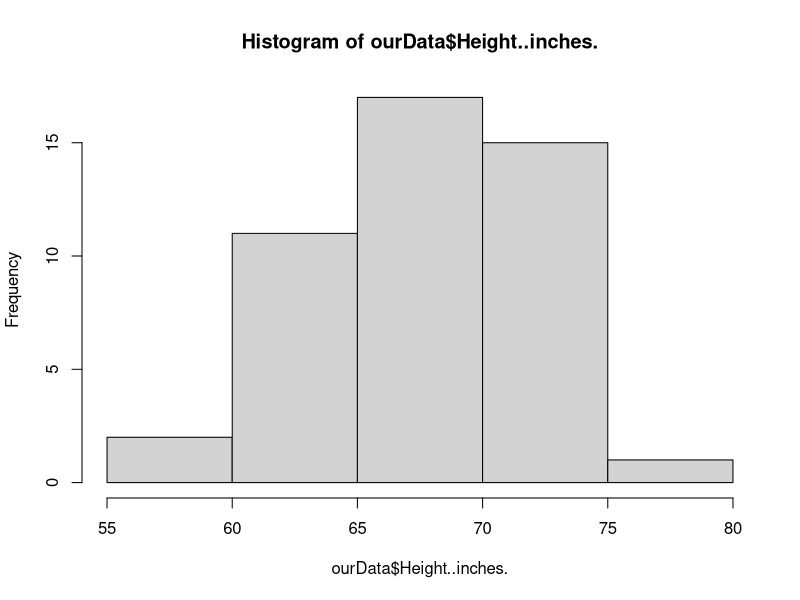
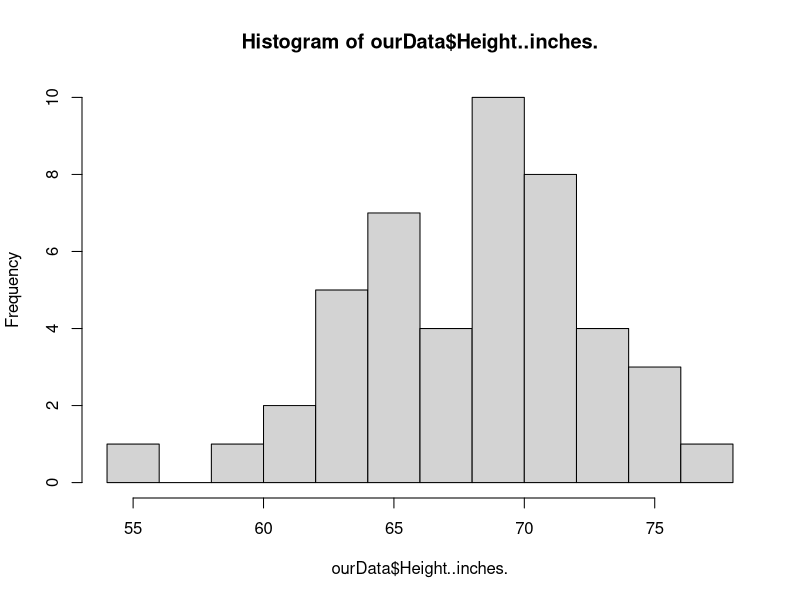
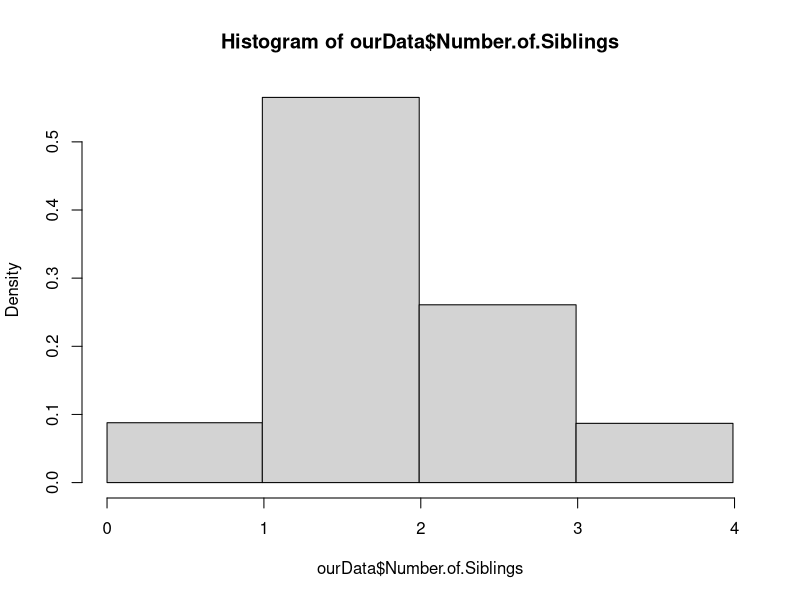
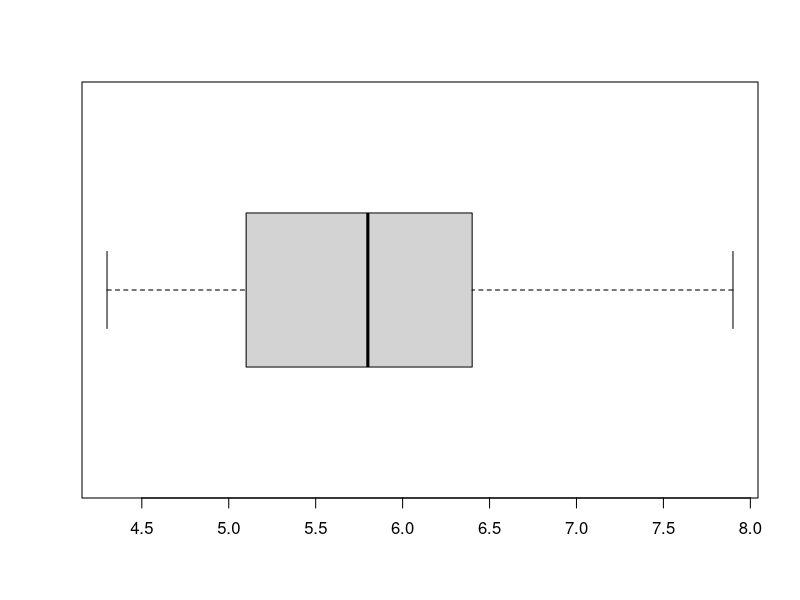
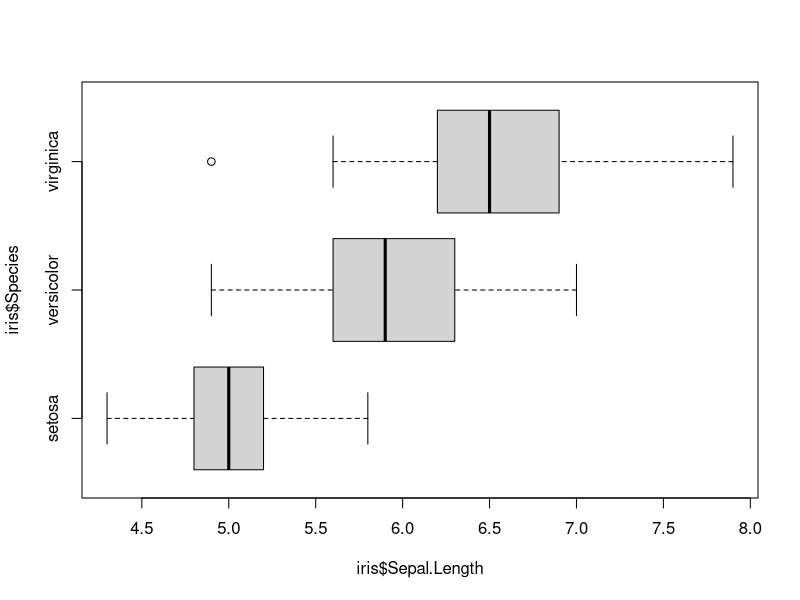

The R source for these figures, in order:
## ---- chunk 1

                                                                          #
knitr::opts_chunk$set(echo = TRUE, message = FALSE, warning = FALSE)      #
                                                                          #
library(tidyverse)           #The tidyverse has all of our data tools     #
library(ggthemes)            #ggthemes makes our graphs look nicer        #
                                                                          # 
theme_set(                                #this sets the theme for all    #
  theme_tufte() +                         #plots that we make             #
  theme(text=element_text(family="sans")) + 
  theme(axis.text.x = element_text(angle=-90))                            #
  )                                                                       #
                                                                          #
                                                                          #
                                                                          #

## ---- chunk 2
2+2
## ---- chunk 3
9/15
## ---- chunk 4
ourData <- read.csv("StudentData.csv")
## ---- chunk 5
head(ourData)
## ---- chunk 6
hist(ourData$Height..inches.)
## ---- chunk 7
hist(ourData$Height..inches., breaks = 10)
## ---- chunk 8
hist(ourData$Number.of.Siblings, breaks = c(0,.99,1.99,2.99, 3.99))
## ---- chunk 9
3 - 1.5*5
## ---- chunk 10
8 + 1.5*5
## ---- chunk 11
head(iris)
## ---- chunk 12
boxplot(iris$Sepal.Length, horizontal = T)
## ---- chunk 13
boxplot(iris$Sepal.Length ~ iris$Species, horizontal = T)
## ---- chunk 14
26^3*10^4
## ---- chunk 15
70/2^8
## ---- chunk 16
choose(52,5)
